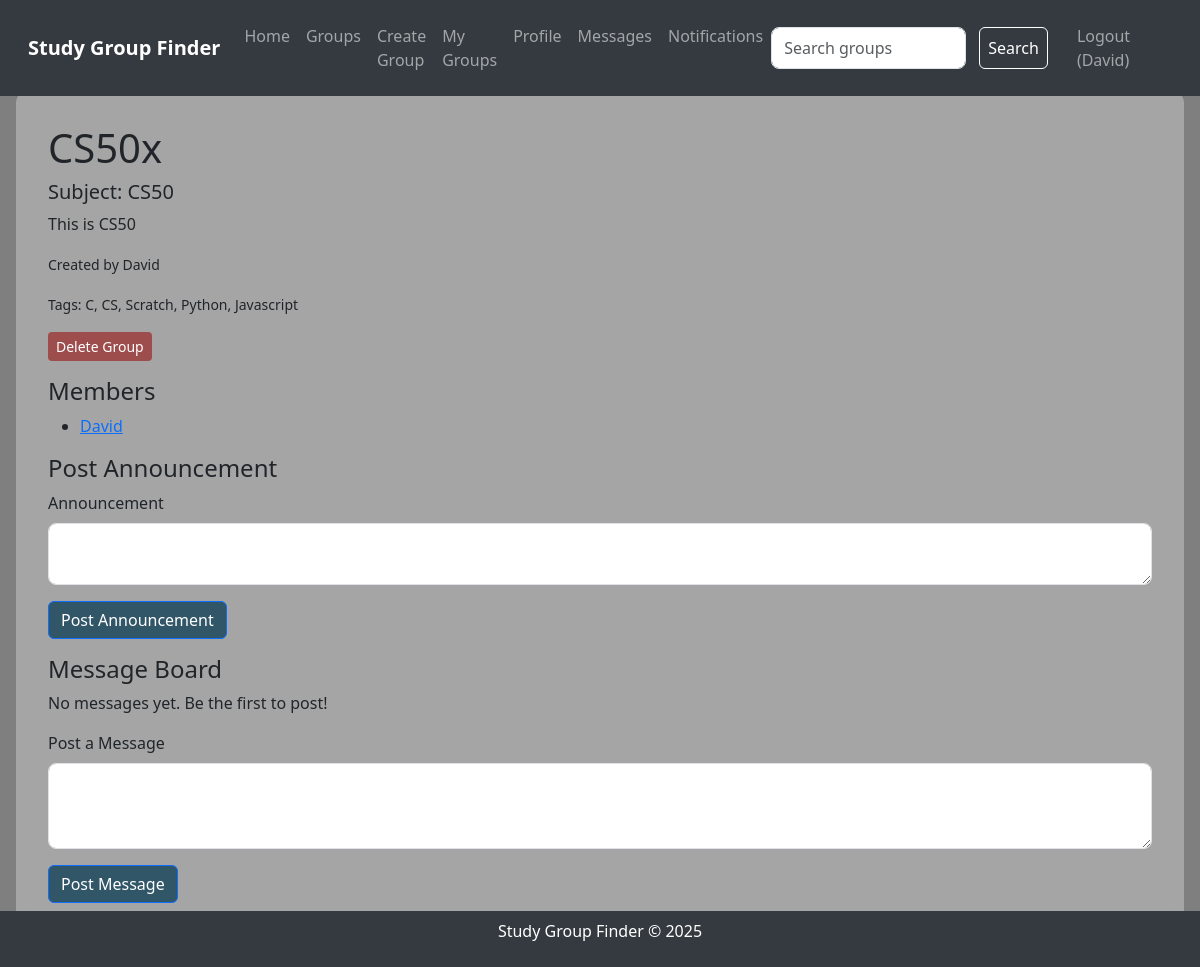
Page /group/4 (signed in) on the earlier database version.
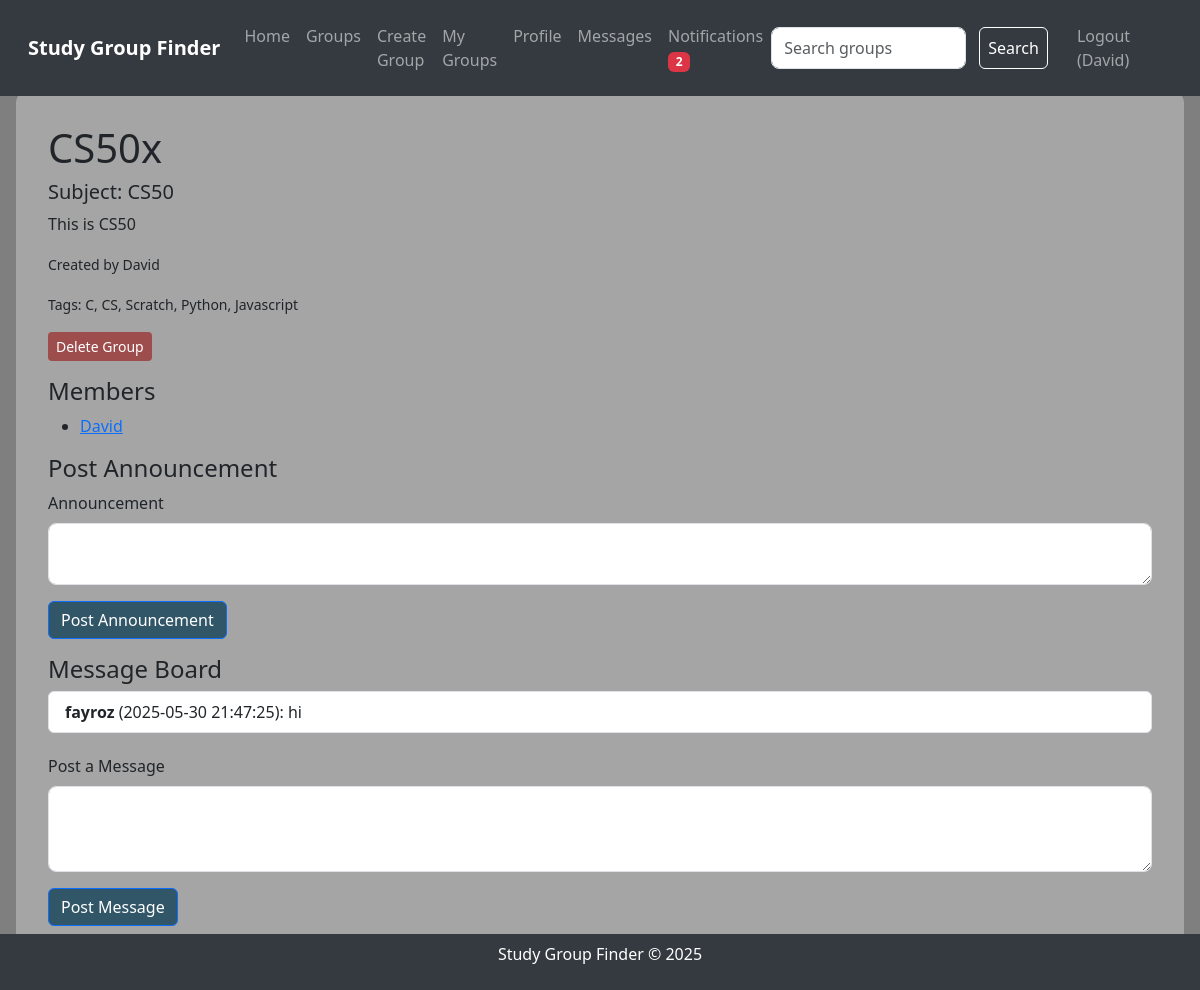
Same page on the later database version.
### tables this page shows
CREATE TABLE tags
                 (id INTEGER PRIMARY KEY AUTOINCREMENT,
                  name TEXT NOT NULL UNIQUE);

CREATE TABLE users
                 (id INTEGER PRIMARY KEY AUTOINCREMENT,
                  username TEXT UNIQUE NOT NULL,
                  password TEXT NOT NULL,
                  bio TEXT,
                  interests TEXT);

CREATE TABLE messages
                 (id INTEGER PRIMARY KEY AUTOINCREMENT,
                  group_id INTEGER,
                  user_id INTEGER,
                  content TEXT NOT NULL,
                  timestamp DATETIME DEFAULT CURRENT_TIMESTAMP,
                  FOREIGN KEY (group_id) REFERENCES groups(id),
                  FOREIGN KEY (user_id) REFERENCES users(id));

### app.py (the view, shortened to what this page needs)
@app.route('/group/<int:group_id>', methods=['GET', 'POST'])
def group_details(group_id):
    if 'user_id' not in session:
        flash('Please log in to view group details.', 'danger')
        return redirect(url_for('login'))
    conn = sqlite3.connect('study_groups.db')
    c = conn.cursor()
    c.execute("SELECT * FROM group_members WHERE user_id = ? AND group_id = ?",
              (session['user_id'], group_id))
    is_member = c.fetchone()
    if not is_member:
        flash('You must join this group to view details or post messages.', 'danger')
        conn.close()
        return redirect(url_for('groups'))
    c.execute("SELECT groups.id, groups.name, groups.subject, groups.description, users.username "
              "FROM groups JOIN users ON groups.creator_id = users.id "
              "WHERE groups.id = ?", (group_id,))
    group = c.fetchone()
    if not group:
        flash('Group not found.', 'danger')
        conn.close()
        return redirect(url_for('groups'))
    c.execute("SELECT users.username FROM users JOIN group_members ON users.id = group_members.user_id "
              "WHERE group_members.group_id = ?", (group_id,))
    members = c.fetchall()
    c.execute("SELECT tags.name FROM tags JOIN group_tags ON tags.id = group_tags.tag_id "
              "WHERE group_tags.group_id = ?", (group_id,))
    tags = c.fetchall()
    c.execute("SELECT content, timestamp FROM announcements WHERE group_id = ? ORDER BY timestamp DESC LIMIT 1", (group_id,))
    announcement = c.fetchone()
    c.execute("SELECT messages.content, users.username, messages.timestamp "
              "FROM messages JOIN users ON messages.user_id = users.id "
              "WHERE messages.group_id = ? ORDER BY messages.timestamp", (group_id,))
    messages = c.fetchall()
    c.execute("UPDATE notifications SET read = TRUE WHERE user_id = ? AND group_id = ?",
              (session['user_id'], group_id))
    try:
        c.execute("SELECT COUNT(*) FROM notifications WHERE user_id = ? AND read = FALSE",
                  (session['user_id'],))
        notification_count = c.fetchone()[0]
    except sqlite3.OperationalError:
        init_db()
        notification_count = 0
    conn.close()
    return render_template('group.html', group=group, members=members, messages=messages, tags=tags, announcement=announcement, notification_count=notification_count)

### app.py (called while the page is built)
@app.after_request
def add_header(response):
    response.headers["Cache-Control"] = "no-cache, no-store, must-revalidate"
    response.headers["Pragma"] = "no-cache"
    response.headers["Expires"] = "0"
    return response

### templates/group.html (shortened to what this page needs)
{% extends "layout.html" %}
{% block content %}
    <div class="page-content">
        <h1>{{ group[1] }}</h1>
        <h5>Subject: {{ group[2] }}</h5>
        <p>{{ group[3] }}</p>
        <p><small>Created by {{ group[4] }}</small></p>
        <p><small>Tags:
            {% for tag in tags %}
                {{ tag[0] }}{% if not loop.last %}, {% endif %}
            {% endfor %}
        </small></p>
        {% if session.username == group[4] %}
            <a href="{{ url_for('delete_group', group_id=group[0]) }}" class="btn btn-danger btn-sm mb-3" onclick="return confirm('Are you sure you want to delete this group?')">Delete Group</a>
        {% else %}
            <a href="{{ url_for('leave_group', group_id=group[0]) }}" class="btn btn-warning btn-sm mb-3" onclick="return confirm('Are you sure you want to leave this group?')">Leave Group</a>
        {% endif %}
        <h4>Members</h4>
        <ul>
            {% for member in members %}
                <li><a href="{{ url_for('view_profile', username=member[0]) }}">{{ member[0] }}</a></li>
            {% endfor %}
        </ul>
        {% if session.username == group[4] %}
            <h4>Post Announcement</h4>
            <form method="post" action="{{ url_for('post_announcement', group_id=group[0]) }}" class="mb-3">
                <div class="mb-3">
                    <label for="announcement" class="form-label">Announcement</label>
                    <textarea class="form-control" id="announcement" name="announcement" rows="2" required></textarea>
                </div>
                <button type="submit" class="btn btn-primary">Post Announcement</button>
            </form>
        {% endif %}
        <h4>Message Board</h4>
        {% if messages %}
            <ul class="list-group">
                {% for message in messages %}
                    <li class="list-group-item">
                        <strong>{{ message[1] }}</strong> ({{ message[2] }}): {{ message[0] }}
                    </li>
                {% endfor %}
            </ul>
        {% else %}
            <p>No messages yet. Be the first to post!</p>
        {% endif %}
        <form method="post" class="mt-3">
            <div class="mb-3">
                <label for="content" class="form-label">Post a Message</label>
                <textarea class="form-control" id="content" name="content" rows="3" required></textarea>
            </div>
            <button type="submit" class="btn btn-primary">Post Message</button>
        </form>
    </div>
{% endblock %}

### templates/layout.html (shortened to what this page needs)
<!DOCTYPE html>
<html lang="en">
<head>
    <link href="https://cdn.jsdelivr.net/npm/bootstrap@5.3.0/dist/css/bootstrap.min.css" rel="stylesheet">
    <link rel="stylesheet" href="{{ url_for('static', filename='styles.css') }}">
</head>
<body>
    <nav class="navbar navbar-expand-lg navbar-dark">
        <div class="container-fluid">
            <a class="navbar-brand" href="{{ url_for('index') }}">Study Group Finder</a>
            <div class="collapse navbar-collapse" id="navbarNav">
                <ul class="navbar-nav me-auto">
                    <li class="nav-item">
                        <a class="nav-link" href="{{ url_for('index') }}">Home</a>
                    </li>
                    <li class="nav-item">
                        <a class="nav-link" href="{{ url_for('groups') }}">Groups</a>
                    </li>
                    {% if session.user_id %}
                        <li class="nav-item">
                            <a class="nav-link" href="{{ url_for('create_group') }}">Create Group</a>
                        </li>
                        <li class="nav-item">
                            <a class="nav-link" href="{{ url_for('my_groups') }}">My Groups</a>
                        </li>
                        <li class="nav-item">
                            <a class="nav-link" href="{{ url_for('profile') }}">Profile</a>
                        </li>
                        <li class="nav-item">
                            <a class="nav-link" href="{{ url_for('messages') }}">Messages</a>
                        </li>
                        <li class="nav-item">
                            <a class="nav-link" href="{{ url_for('notifications') }}">
                                Notifications
                                {% if notification_count > 0 %}
                                    <span class="badge bg-danger">{{ notification_count }}</span>
                                {% endif %}
                            </a>
                        </li>
                    {% endif %}
                </ul>
                <form class="d-flex" action="{{ url_for('search_groups') }}" method="post">
                    <input class="form-control me-2" type="search" placeholder="Search groups" aria-label="Search" name="search_query">
                    <button class="btn btn-outline-light" type="submit">Search</button>
                </form>
                <ul class="navbar-nav ms-3">
                    {% if session.user_id %}
                        <li class="nav-item">
                            <a class="nav-link" href="{{ url_for('logout') }}">Logout ({{ session.username }})</a>
                        </li>
                    {% endif %}
                </ul>
            </div>
        </div>
    </nav>
    <div class="content-wrapper">
        {% block content %}{% endblock %}
    </div>
    <footer class="footer">
        <p>Study Group Finder © 2025</p>
    </footer>
</body>
</html>

Differences in the rows shown:
added messages: username "fayroz", timestamp "2025-05-30 21:47:25", content "hi"
Other differences:
{{ notification_count }}: (not shown) → "2"
text no longer shown: "No messages yet. Be the first to post!"
